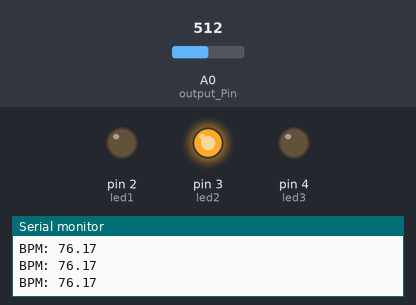
Bench run of a sketch on a simulated Arduino Uno, built with avr-gcc and run on an emulated ATmega328P. On the bench: output pins drawn as LEDs (lit = HIGH), the last lines printed to the serial monitor. Inputs (shaded band) come from the test bench; at power-on: A0 (output_Pin) = 512.

Above: at 1.2 s.
1.3 s: A0 (output_Pin) set to 449
2.8 s: A0 (output_Pin) set to 425
At 3.7 s:
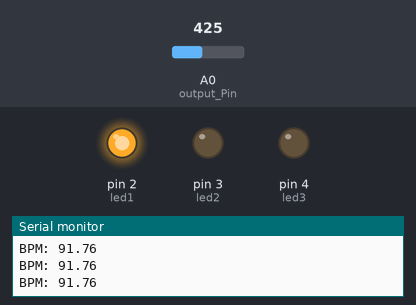
4.5 s: A0 (output_Pin) set to 716
At 5.3 s:
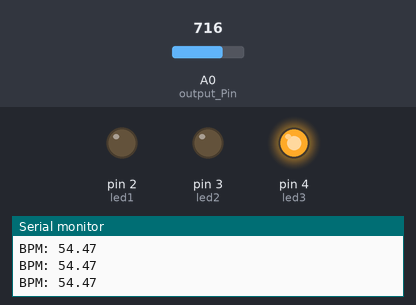
6.3 s: A0 (output_Pin) set to 575
7.8 s: A0 (output_Pin) set to 547
At 9.2 s:
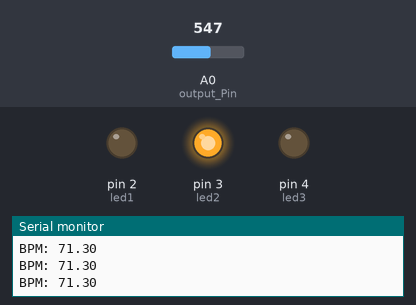
9.5 s: A0 (output_Pin) set to 306
At 10.9 s:
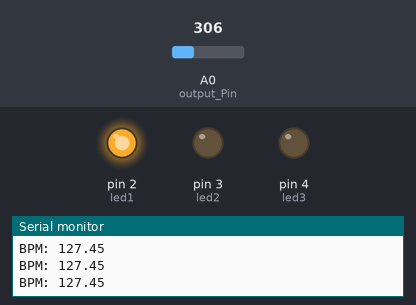
Timing chart, 0 to 12.3 s (numbered marks = the images above; inputs shaded):
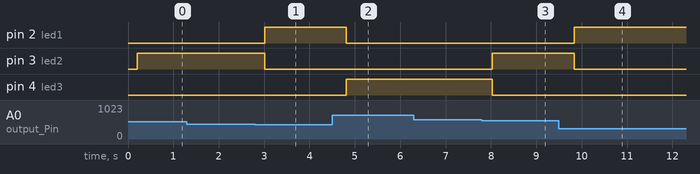

Measured:
- the behaviour switches between 434 and 433 on A0 (output_Pin) (found by bisection; images 0 and 1)
- the behaviour switches between 566 and 565 on A0 (output_Pin) (found by bisection; images 2 and 3)
- after the input at 2.8 s, pin 2 (led1): LOW → HIGH after 0.21 s; pin 3 (led2): HIGH → LOW after 0.21 s
- after the input at 4.5 s, pin 2 (led1): HIGH → LOW after 0.32 s; pin 4 (led3): LOW → HIGH after 0.32 s
- after the input at 7.8 s, pin 3 (led2): LOW → HIGH after 0.23 s; pin 4 (led3): HIGH → LOW after 0.23 s
- after the input at 9.5 s, pin 2 (led1): LOW → HIGH after 0.33 s; pin 3 (led2): HIGH → LOW after 0.33 s

The sketch:

heart_rate_sensor.ino
```cpp
int led1 = 2;
int led2= 3;
int led3= 4;

int output_Pin = A0;
double alpha = 0.65;
int period = 200;

void setup() {
  // put your setup code here, to run once:
pinMode(led1, OUTPUT);
pinMode(led2, OUTPUT);
pinMode(led3, OUTPUT);
Serial.begin(9600);
}

void loop() {
  // put your main code here, to run repeatedly:
int rawValue = analogRead (output_Pin);
double value = (alpha / rawValue) * 60.0 * 1000;
// Serial.print (rawValue);   // printing the sensor initial  value
Serial.print ("BPM: ");
Serial.println (value);      // printing the heart beat value
delay (period);

if(value > 90) {
  digitalWrite(led1,HIGH);
  digitalWrite(led2,LOW);
  digitalWrite(led3,LOW);
 } else if(value >70 || value <90) {
  digitalWrite(led1,LOW);
  digitalWrite(led2,HIGH);
  digitalWrite(led3,LOW);
 }

 if(value<69) {
  digitalWrite(led1,LOW);
  digitalWrite(led2,LOW);
  digitalWrite(led3,HIGH);
 }
}
```
